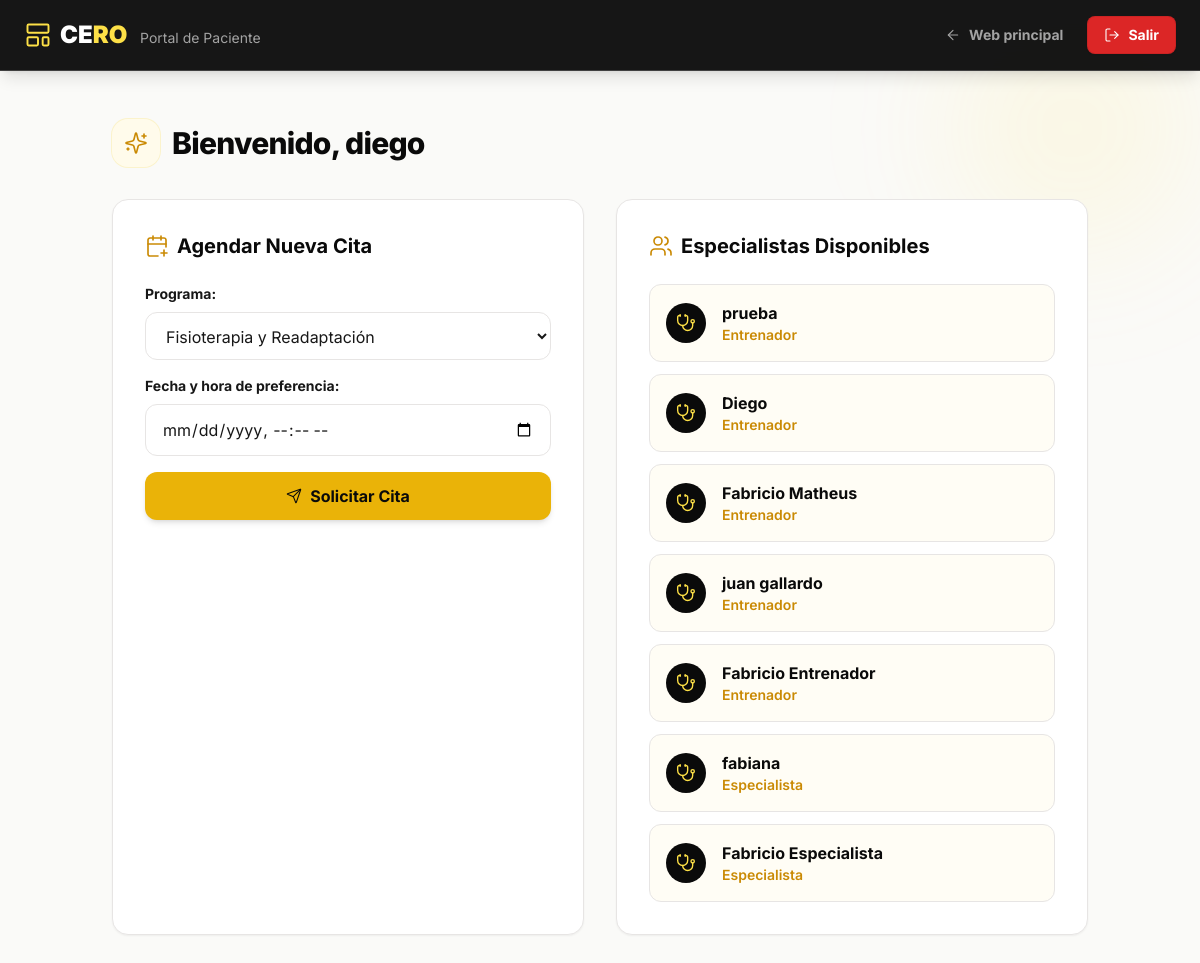
/public/dashboard (signed in), run on the app's committed database.
### tables this page shows
CREATE TABLE `usuarios` (
  `id_usuario` int(11) NOT NULL,
  `id_rol` int(11) NOT NULL,
  `nombre_completo` varchar(100) NOT NULL,
  `correo` varchar(150) NOT NULL,
  `password_hash` varchar(255) NOT NULL
);

CREATE TABLE `roles` (
  `id_rol` int(11) NOT NULL,
  `nombre_rol` varchar(50) NOT NULL
);

### views/paciente/dashboard.php (the view, shortened to what this page needs)
<!DOCTYPE html>
<html lang="es">
<head>
    <?php require __DIR__ . '/../partials/tailwind_cero.php'; ?>
</head>
<body class="bg-cero-paper text-cero-ink font-sans relative min-h-screen">
    <div class="pointer-events-none fixed inset-0 -z-10">
        <div class="absolute top-0 right-0 h-64 w-64 rounded-full bg-cero-sun/10 blur-3xl"></div>
    </div>
    <header class="bg-cero-black/95 backdrop-blur-md text-cero-mist px-6 py-4 flex justify-between items-center shadow-lg border-b border-cero-line">
        <div class="flex items-center gap-2 text-2xl font-black text-white">
            <i data-lucide="layout-template" class="w-7 h-7 text-cero-sun hidden sm:block"></i>
            <div class="leading-tight">
                <span>CE<span class="text-cero-sun">RO</span></span>
                <span class="block text-xs sm:text-sm font-normal text-cero-soft sm:inline sm:ml-2">Portal de Paciente</span>
            </div>
        </div>
        <div class="flex items-center gap-4 sm:gap-6">
            <a href="/cero_project/public/" class="inline-flex items-center gap-2 text-cero-soft hover:text-cero-sun text-sm font-bold transition-colors duration-200">
                <i data-lucide="arrow-left" class="w-4 h-4"></i>
                <span class="hidden sm:inline">Web principal</span>
            </a>
            <div class="flex items-center gap-3">
                <a href="/cero_project/public/logout" class="inline-flex items-center gap-2 bg-red-600 hover:bg-red-700 text-white px-4 py-2 rounded-lg text-sm font-bold transition-all duration-200 border border-red-800/25 shadow-sm hover:shadow-md">
                    <i data-lucide="log-out" class="w-4 h-4"></i>
                    <span class="hidden sm:inline">Salir</span>
                </a>
            </div>
        </div>
    </header>
    <main class="max-w-5xl mx-auto py-12 px-6 animate-cero-fade-up">
        <h1 class="text-3xl font-extrabold mb-8 text-cero-black tracking-tight flex flex-wrap items-center gap-3">
            <span class="inline-flex h-12 w-12 items-center justify-center rounded-2xl bg-cero-cream text-cero-honey ring-1 ring-cero-sun/25">
                <i data-lucide="sparkles" class="w-6 h-6"></i>
            </span>
            Bienvenido, <?= explode(' ', $_SESSION['nombre'])[0] ?>
        </h1>
        <div class="grid md:grid-cols-2 gap-8">
            <div class="bg-white p-8 rounded-2xl shadow-sm border border-cero-fog transition-all duration-300 hover:shadow-md hover:-translate-y-0.5">
                <h2 class="text-xl font-bold mb-6 flex items-center gap-2 text-cero-black">
                    <i data-lucide="calendar-plus" class="w-6 h-6 text-cero-honey"></i>
                    Agendar Nueva Cita
                </h2>
                <form action="/cero_project/public/citas/agendar" method="POST" class="space-y-4">
                    <div>
                        <label class="block text-sm font-bold text-cero-ink mb-2">Programa:</label>
                        <select name="id_servicio" class="w-full px-4 py-3 rounded-xl border border-cero-fog bg-white outline-none focus:border-cero-amber focus:ring-2 focus:ring-cero-sun/30 transition hover:border-cero-amber/40" aria-label="Programa">
                            <option value="1">Fisioterapia y Readaptación</option>
                        </select>
                    </div>
                    <div>
                        <label class="block text-sm font-bold text-cero-ink mb-2">Fecha y hora de preferencia:</label>
                        <input type="datetime-local" name="fecha_hora" required class="w-full px-4 py-3 rounded-xl border border-cero-fog outline-none focus:border-cero-amber focus:ring-2 focus:ring-cero-sun/30 transition hover:border-cero-amber/40">
                    </div>
                    <button type="submit" class="w-full inline-flex items-center justify-center gap-2 bg-cero-amber hover:bg-cero-honey text-cero-black font-bold py-3 rounded-xl shadow-md transition-all duration-200 mt-4 hover:-translate-y-0.5 hover:shadow-lg">
                        <i data-lucide="send" class="w-4 h-4"></i>
                        Solicitar Cita
                    </button>
                </form>
            </div>
            <div class="bg-white p-8 rounded-2xl shadow-sm border border-cero-fog transition-all duration-300 hover:shadow-md hover:-translate-y-0.5">
                <h2 class="text-xl font-bold mb-6 flex items-center gap-2 text-cero-black">
                    <i data-lucide="users" class="w-6 h-6 text-cero-honey"></i>
                    Especialistas Disponibles
                </h2>
                <div class="space-y-3">
                    <?php foreach ($especialistas as $esp): ?>
                        <div class="flex items-center gap-4 p-4 bg-cero-cream/50 rounded-xl border border-cero-fog transition-all duration-200 hover:border-cero-amber/30 hover:bg-cero-cream">
                            <span class="inline-flex h-10 w-10 items-center justify-center rounded-full bg-cero-black text-cero-sun shrink-0">
                                <i data-lucide="stethoscope" class="w-5 h-5"></i>
                            </span>
                            <div>
                                <p class="font-bold text-cero-black"><?= htmlspecialchars($esp['nombre_completo']) ?></p>
                                <p class="text-sm text-cero-honey font-semibold"><?= htmlspecialchars($esp['nombre_rol']) ?></p>
                            </div>
                        </div>
                    <?php endforeach; ?>
                </div>
            </div>
        </div>
    </main>
</body>
</html>

### views/partials/tailwind_cero.php (style rules this page uses)
[data-lucide] { display: inline-block; vertical-align: middle; }
.lucide { stroke: currentColor; }

### data on the page
usuarios: nombre_completo "prueba", id_rol.nombre_rol "Entrenador"
usuarios: nombre_completo "Diego", id_rol.nombre_rol "Entrenador"
usuarios: nombre_completo "Fabricio Matheus", id_rol.nombre_rol "Entrenador"
usuarios: nombre_completo "juan gallardo", id_rol.nombre_rol "Entrenador"
usuarios: nombre_completo "Fabricio Entrenador", id_rol.nombre_rol "Entrenador"
usuarios: nombre_completo "fabiana", id_rol.nombre_rol "Especialista"
usuarios: nombre_completo "Fabricio Especialista", id_rol.nombre_rol "Especialista"

### other printed values
explode(' ', $_SESSION['nombre'])[0] "diego"
